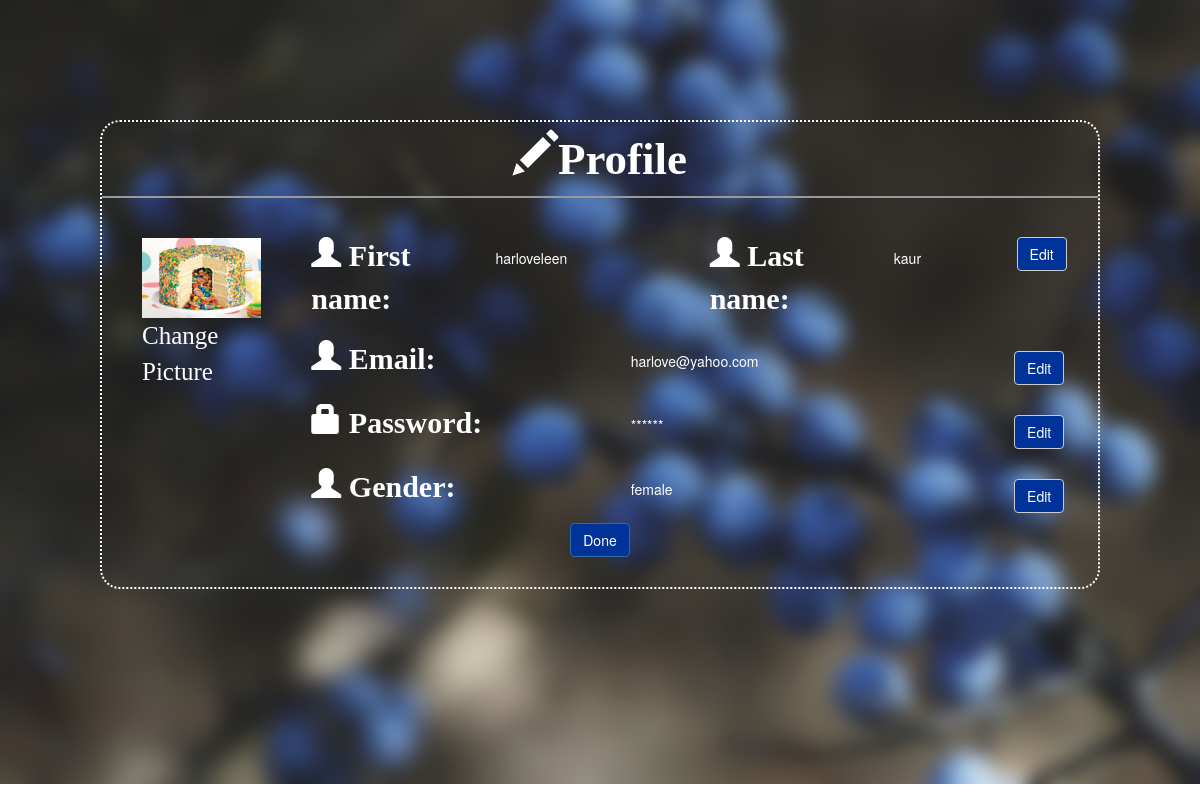
The page /profile.php (signed in) on the database its author committed.
### tables this page shows
CREATE TABLE `register` (
  `id` int(20) NOT NULL,
  `first_name` varchar(20) NOT NULL,
  `last_name` varchar(20) NOT NULL,
  `email` varchar(30) NOT NULL,
  `password` varchar(10) NOT NULL,
  `gender` varchar(10) NOT NULL,
  `image` varchar(500) NOT NULL DEFAULT 'default.png'
);

### profile.php (the view, shortened to what this page needs)
<?php
$i=$_SESSION['a'];
$c=mysqli_connect('localhost','root',"",'cook');
$q="select * from register where id=$i";
$r=mysqli_query($c,$q);
while($s=mysqli_fetch_array($r))
{
$fn= $s['first_name'];
$ln= $s['last_name'];
$em= $s['email'];
$g= $s['gender'];
$d=$s['image'];
}
?>
<html>
<head>
<link rel="stylesheet" type="text/css" href="bootstrap/css/bootstrap.css">
<link rel="stylesheet" type="text/css" href="bootstrap/css/bootstrap.min.css">
</head>
<body>
<div class="container-fluid" style="background-image:url(images/imageedit_1_5842000499.jpg);background-size:100% 100%;background-repeat:no-repeat">
  <div class="row" >
	  <div class="col-md-10 col-lg-10" style="background:transparent;border-radius:20px 20px 20px 20px;border:dotted 2px #FFFFFF;margin-top:120px;margin-bottom:195px">
	  <div class="row" style="font-size:45px;font-family:A Yummy apology;font-weight:bold;border-bottom:solid 2px #999999;padding:5px;color:#FFFFFF;text-align:center"><span class="glyphicon glyphicon-pencil"></span>Profile
	  </div>
	  <div class="row" style="padding:20px">
	  <a class="col-md-2 col-lg-2" style="padding:20px;margin-bottom:10px;border-radius:40px 40px 40px 40px;color:#FFFFFF;font-family:A Yummy apology;font-size:25px;text-decoration:none" href="picture.php"><img src="upload/<?php echo $d;  ?>" class="img-responsive" >
Change Picture
	  </a>
	  <div class="col-md-10 col-lg-10">
	  <div class="row">
	  <div class="col-md-6 col-lg-6">
	     <div class="col-md-6 col-lg-6" style="font-size:30px;font-weight:bold;font-family:A Yummy apology;color:#FFFFFF;margin-top:17px"><span class="glyphicon glyphicon-user"></span> First name:</div>
	     <div class="col-md-4 col-lg-4" style="margin-top:30px;color:#FFFFFF"><?php echo $fn; ?></div>
		 <div class="col-md-2 col-lg-2"></div>
	 </div>
	   <div class="col-md-6 col-lg-6" >
	   <div class="col-md-6 col-lg-6" style="font-size:30px;color:#FFFFFF;font-family:A Yummy apology;font-weight:bold;margin-top:17px"><span class="glyphicon glyphicon-user"></span> Last name:</div>
	     <div class="col-md-4 col-lg-4" style="margin-top:30px;color:#FFFFFF"><?php echo $ln; ?></div>
		 <div class="col-md-2 col-lg-2" >
		 <button class="btn btn-default" type="submit" style="background-color:#003399;margin-top:19px" data-toggle="tooltip" title="edit"><a href="user.php" style="color:#FFFFFF">Edit</a></button></div></div></div>
		 <div class="row">
		 <div class="col-md-12 col-lg-12">
	     <div class="col-md-5 col-lg-5" style="font-size:30px;color:#FFFFFF;font-family:A Yummy apology;font-weight:bold;margin-top:17px"><span class="glyphicon glyphicon-user"></span> Email:</div>
	     <div class="col-md-6 col-lg-6" style="margin-top:30px;color:#FFFFFF"><?php echo $em;?></div>
		   <div class="col-md-1 col-lg-1" >
		 <button class="btn btn-default" type="submit" style="background-color:#003399;margin-top:30px" data-toggle="tooltip" title="edit"><a href="email.php" style="color:#FFFFFF">Edit</a></button></div></div></div>
		 <div class="row">
		 <div class="col-md-12 col-lg-12">
	     <div class="col-md-5 col-lg-5" style="font-size:30px;color:#FFFFFF;font-family:A Yummy apology;font-weight:bold;margin-top:17px"><span class="glyphicon glyphicon-lock"></span> Password:</div>
	     <div class="col-md-6 col-lg-6" style="margin-top:30px;color:#FFFFFF"><?php echo '******';?></div>
		   <div class="col-md-1 col-lg-1" >
		 <button class="btn btn-default" type="submit" style="background-color:#003399;margin-top:30px" data-toggle="tooltip" title="edit"><a href="reset_pass.php" style="color:#FFFFFF">Edit</a></button></div></div></div>
		 <div class="row">
		 <div class="col-md-12 col-lg-12">
	     <div class="col-md-5 col-lg-5" style="font-size:30px;color:#FFFFFF;font-family:A Yummy apology;font-weight:bold;margin-top:17px"><span class="glyphicon glyphicon-user"></span> Gender:</div>
	     <div class="col-md-6 col-lg-6" style="margin-top:30px;color:#FFFFFF"><?php echo $g;?></div>
		   <div class="col-md-1 col-lg-1" >
		 <button class="btn btn-default" type="submit" style="background-color:#003399;margin-top:30px" data-toggle="tooltip" title="edit"><a href="gender.php" style="color:#FFFFFF">Edit</a></button></div></div></div>
	  </div>
	  <div class="row">
	  <div class="col-md-12 col-lg-12" style="padding:10px;font-size:19px;font-weight:bold; text-align:center">
	  <a href="index.php"><button type="submit" class="btn btn-primary" name="bt" style="background-color:#003399" id="b">Done</button></a>
	 </div>
	 </div>
	 </div>
  </div>
   <div class="col-md-1 col-lg-1" ></div></div>
</div>
</body>
</html>

### rows shown on the page
register: image (picture), first_name "harloveleen", last_name "kaur", email "harlove@yahoo.com", gender "female"
